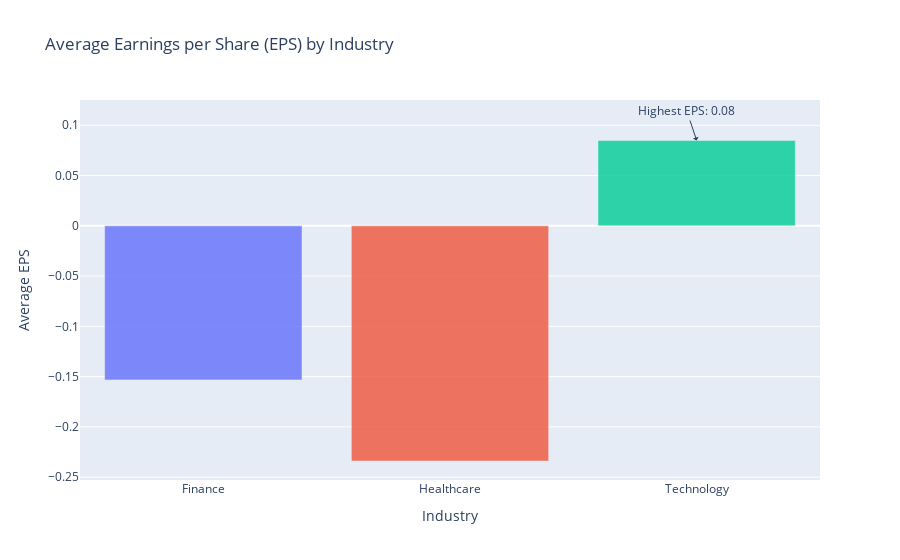

Source (notebook cell):
### Code cell
# Plotting EPS by industry with different colors
fig = px.bar(eps_by_industry, x='Industry', y='EarningsPerShare', title='Average Earnings per Share (EPS) by Industry',
             color='Industry')
fig.update_traces(opacity=0.8)
fig.update_layout(
    xaxis_title="Industry",
    yaxis_title="Average EPS",
    showlegend=False,
)
fig.add_annotation(
    x=highest_eps_industry['Industry'],
    y=highest_eps_industry['EarningsPerShare'],
    text=f"Highest EPS: {highest_eps_industry['EarningsPerShare']:.2f}",
    showarrow=True,
    arrowhead=1,
)
fig.show()

### Figure 1 — Plotly figure (JSON) as saved in the notebook; plotly's stock layout.template omitted (floating-point values rounded to 4 significant figures)
{"data": [{"alignmentgroup": "True", "hovertemplate": "Industry=%{x}<br>EarningsPerShare=%{y}<extra></extra>", "legendgroup": "Finance", "marker": {"color": "#636efa", "pattern": {"shape": ""}}, "name": "Finance", "offsetgroup": "Finance", "opacity": 0.8, "orientation": "v", "showlegend": true, "textposition": "auto", "type": "bar", "x": ["Finance"], "xaxis": "x", "y": [-0.1532], "yaxis": "y"}, {"alignmentgroup": "True", "hovertemplate": "Industry=%{x}<br>EarningsPerShare=%{y}<extra></extra>", "legendgroup": "Healthcare", "marker": {"color": "#EF553B", "pattern": {"shape": ""}}, "name": "Healthcare", "offsetgroup": "Healthcare", "opacity": 0.8, "orientation": "v", "showlegend": true, "textposition": "auto", "type": "bar", "x": ["Healthcare"], "xaxis": "x", "y": [-0.2339], "yaxis": "y"}, {"alignmentgroup": "True", "hovertemplate": "Industry=%{x}<br>EarningsPerShare=%{y}<extra></extra>", "legendgroup": "Technology", "marker": {"color": "#00cc96", "pattern": {"shape": ""}}, "name": "Technology", "offsetgroup": "Technology", "opacity": 0.8, "orientation": "v", "showlegend": true, "textposition": "auto", "type": "bar", "x": ["Technology"], "xaxis": "x", "y": [0.08486], "yaxis": "y"}], "layout": {"annotations": [{"arrowhead": 1, "showarrow": true, "text": "Highest EPS: 0.08", "x": "Technology", "y": 0.08486}], "barmode": "relative", "legend": {"title": {"text": "Industry"}, "tracegroupgap": 0}, "showlegend": false, "title": {"text": "Average Earnings per Share (EPS) by Industry"}, "xaxis": {"anchor": "y", "categoryarray": ["Finance", "Healthcare", "Technology"], "categoryorder": "array", "domain": [0, 1], "title": {"text": "Industry"}}, "yaxis": {"anchor": "x", "domain": [0, 1], "title": {"text": "Average EPS"}}}}
